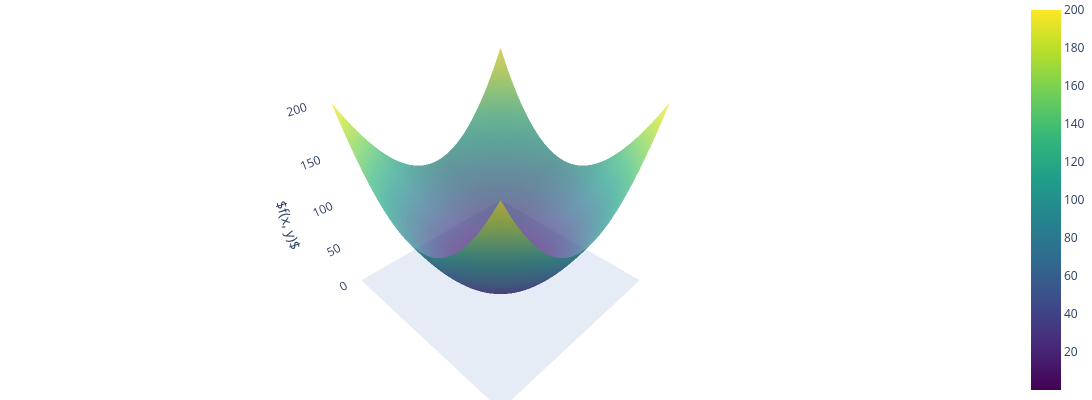

Notebook cell for this chart:
### Markdown cell above
### Interactive Plotting

### Code cell
import numpy as np
import plotly.graph_objects as go

# Define the grid for the plot
x = np.linspace(-10, 10, 100)
y = np.linspace(-10, 10, 100)
X, Y = np.meshgrid(x, y)

Z = X**2 + Y**2

# Create the 3D surface plot
fig = go.Figure()

fig.add_trace(
    go.Surface(
        z=Z, 
        x=X, 
        y=Y, 
        colorscale='Viridis', 
        opacity=0.7  # Set transparency
    )
)

# Update layout for labels and styling
fig.update_layout(
    scene=dict(
        xaxis_title='$x$',
        yaxis_title='$y$',
        zaxis_title='$f(x, y)$',
        xaxis=dict(visible=False),  # Hide x-axis
        yaxis=dict(visible=False),  # Hide y-axis
    ),
    margin=dict(l=0, r=0, t=0, b=0),  # Reduce padding
    paper_bgcolor='rgba(0,0,0,0)',  # Transparent background
    width=1400,  # Set figure width
    height=400   # Set figure height
)

# Show the plot
fig.show()

### Figure 1 — Plotly figure (JSON) as saved in the notebook; plotly's stock layout.template omitted (floating-point values rounded to 4 significant figures; data arrays with more than 128 entries replaced by an {"elided": "..."} marker saying what was removed)
{"data": [{"colorscale": [[0, "#440154"], [0.1111, "#482878"], [0.2222, "#3e4989"], [0.3333, "#31688e"], [0.4444, "#26828e"], [0.5556, "#1f9e89"], [0.6667, "#35b779"], [0.7778, "#6ece58"], [0.8889, "#b5de2b"], [1, "#fde725"]], "opacity": 0.7, "type": "surface", "x": {"elided": "100x100 float values"}, "y": {"elided": "100x100 float values"}, "z": {"elided": "100x100 float values"}}], "layout": {"height": 400, "margin": {"b": 0, "l": 0, "r": 0, "t": 0}, "paper_bgcolor": "rgba(0,0,0,0)", "scene": {"xaxis": {"title": {"text": "$x$"}, "visible": false}, "yaxis": {"title": {"text": "$y$"}, "visible": false}, "zaxis": {"title": {"text": "$f(x, y)$"}}}, "width": 1400}}
